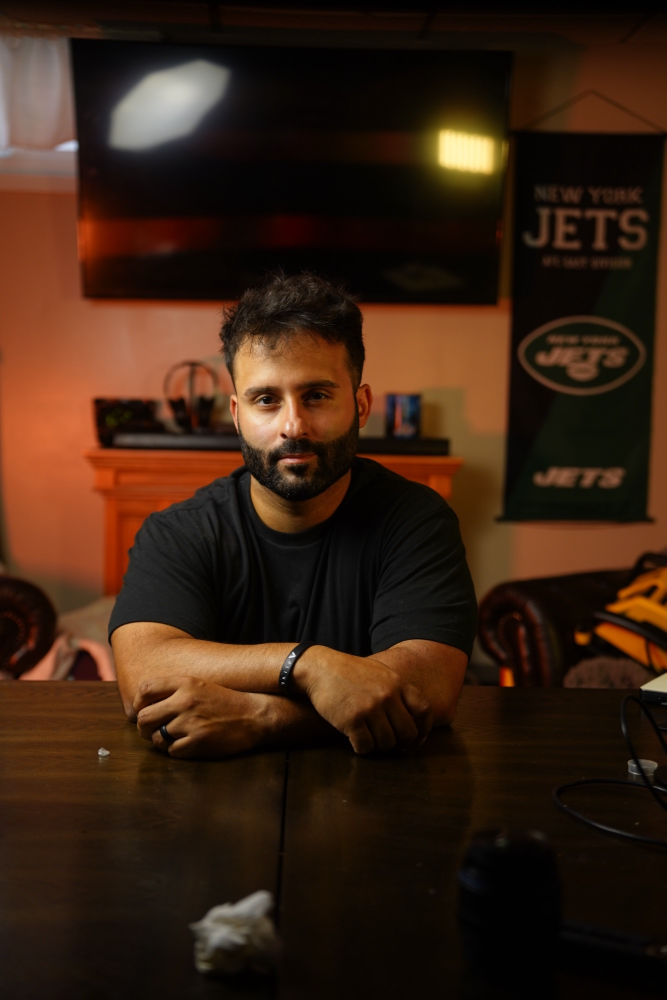
#> input picture assets/jon/jon-serious.jpg, 1333 x 2000 px (shown at 1/2 size)
$ python -i make_gold_stickers.py   (imports and definitions only)
#> lines starting #> are read from the running program, lines starting #| are printed output that depends on the picture
"""Gold-outline versions of every Jon sticker, for the ivory theme (an ivory outline would vanish on ivory).
Uses the plain cutouts in assets/jon/emotions/ and re-cuts the two original headshots."""
import json, os, sys
sys.path.insert(0, os.path.dirname(__file__))
from PIL import Image, ImageFilter
import numpy as np

GOLD = (201, 149, 75, 255)

def sticker(im, outline=16, color=GOLD):
    alpha = im.split()[3].point(lambda v: 0 if v < 40 else (255 if v > 215 else v)).filter(ImageFilter.GaussianBlur(1.2))
    im = im.copy(); im.putalpha(alpha)
    pad = outline * 2
    canvas = Image.new("RGBA", (im.width + pad * 2, im.height + pad * 2), (0, 0, 0, 0))
    canvas.paste(im, (pad, pad), im)
    dil = canvas.split()[3].filter(ImageFilter.MaxFilter(outline * 2 + 1)).filter(ImageFilter.GaussianBlur(1.5))
    ring = Image.new("RGBA", canvas.size, color); ring.putalpha(dil)
    out = Image.alpha_composite(ring, canvas)
    return out.crop(out.getbbox())

def main():
    from rembg import remove, new_session
    sess = new_session("u2net_human_seg")
    man = json.load(open("assets/jon/manifest.json"))
    # plain cutouts for the two original headshots
    for name, jpg, box in [("serious", "jon-serious.jpg", (170, 500, 1020, 1540)), ("smile", "jon-smile.jpg", (230, 490, 1020, 1540))]:
        cut = remove(Image.open(f"assets/jon/{jpg}").convert("RGB"), session=sess).crop(box)
        cut.save(f"assets/jon/jon-{name}-cutout.png")
    for name in man:
        src = f"assets/jon/jon-{name}-cutout.png" if name in ("serious", "smile") else f"assets/jon/emotions/{name}.png"
        st = sticker(Image.open(src).convert("RGBA"))
        st.thumbnail((1100, 1300), Image.LANCZOS)
        dst = f"assets/jon/emotions/{name}-sticker-gold.png" if name not in ("serious", "smile") else f"assets/jon/jon-{name}-sticker-gold.png"
        st.save(dst, optimize=True)
        man[name]["file_gold"] = os.path.relpath(dst, "assets/jon")
        print(name, st.size)
    json.dump(man, open("assets/jon/manifest.json", "w"), indent=2)

# [2 lines not run here, left out]

>>> import cv2
>>> picture = cv2.imread('../assets/jon/jon-serious.jpg', cv2.IMREAD_GRAYSCALE)
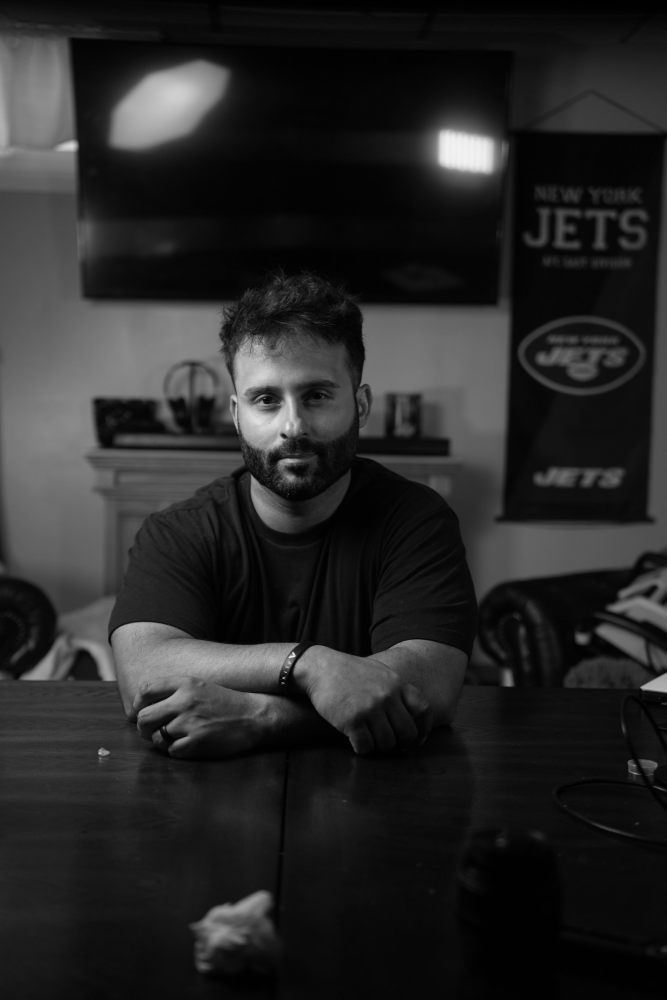
#> picture: shape (2000, 1333) (shown at 1/2 size); min 0, max 243, mean 39.6
>>> result = sticker(picture)
#> (the run stopped early here; a loop or call above may not have finished)

$ run again, on assets/jon/jon-smile-cutout.png
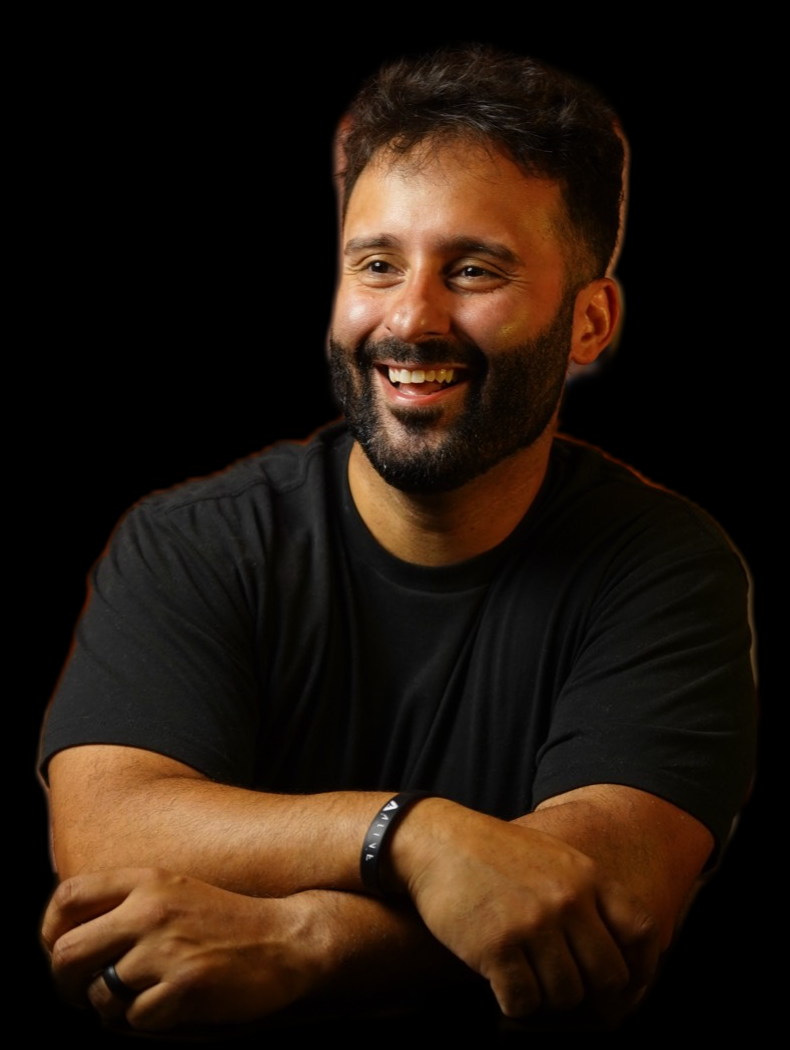
#> input picture assets/jon/jon-smile-cutout.png, 790 x 1050 px
#> `picture = cv2.imread('../assets/jon/jon-serious.jpg', cv2.IMREAD_GRAYS..`:
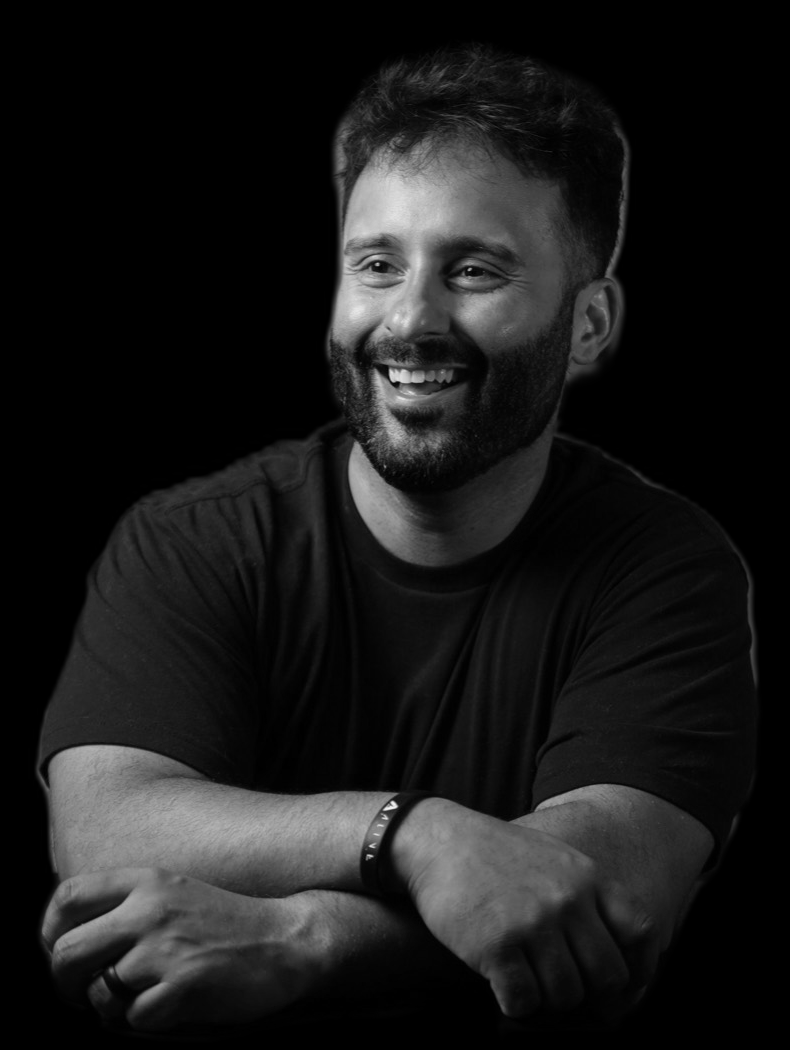
#> picture: shape (1050, 790); min 0, max 244, mean 26

$ run again, on assets/jon/jon-smile-sticker-gold.png
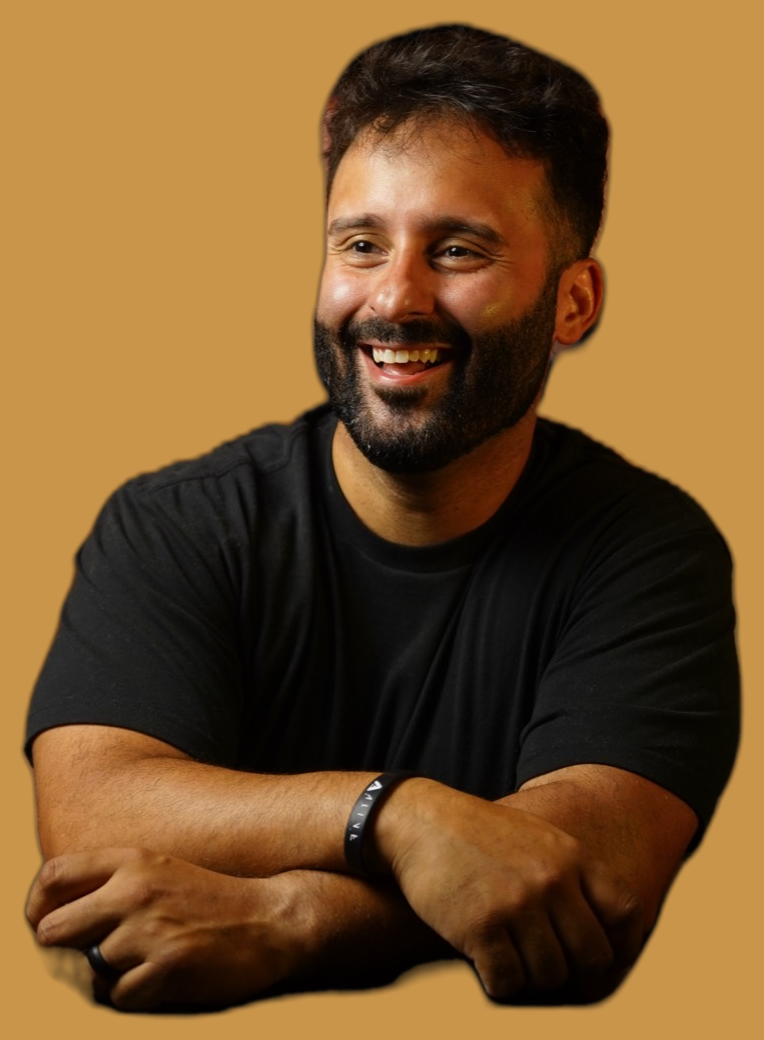
#> input picture assets/jon/jon-smile-sticker-gold.png, 764 x 1040 px
#> `picture = cv2.imread('../assets/jon/jon-serious.jpg', cv2.IMREAD_GRAYS..`:
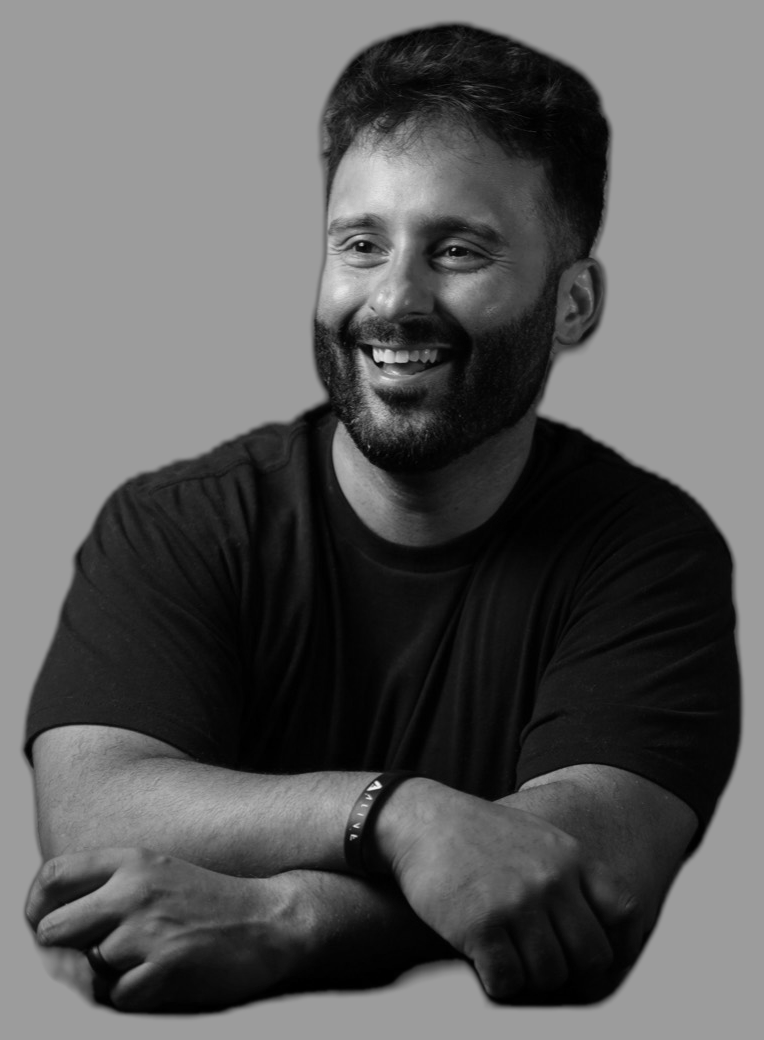
#> picture: shape (1040, 764); min 0, max 244, mean 91.5
